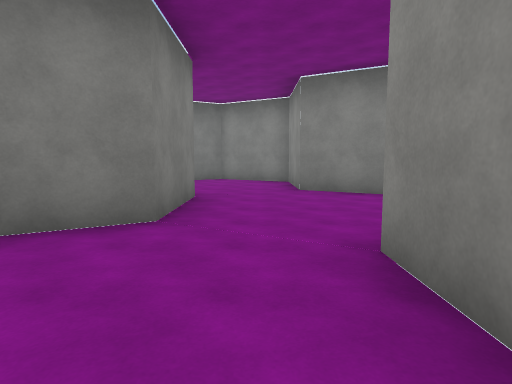
View 1 (above)

16 first-person views from a walk through a Unity game level. The camera is 1.5 m above the floor, tilts 6° down and sees 75° across. The floor is counted in squares, 2 m on a side. Each view is taken from the middle of a square. On the plan, view 1 faces up. The plan holds only what a view shows up to about 11 squares ahead; the rest is blank. The place goes on beyond the plan. The player is left out. Surface patterns are stand-ins for the level's own textures.

View 2
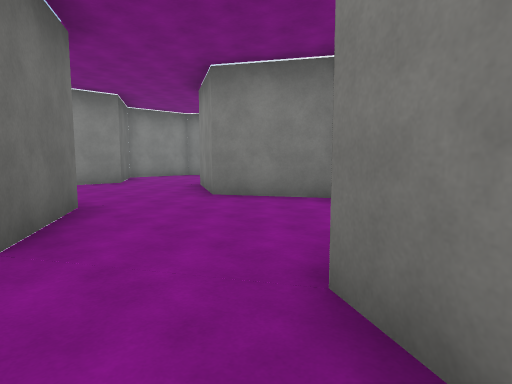

View 3
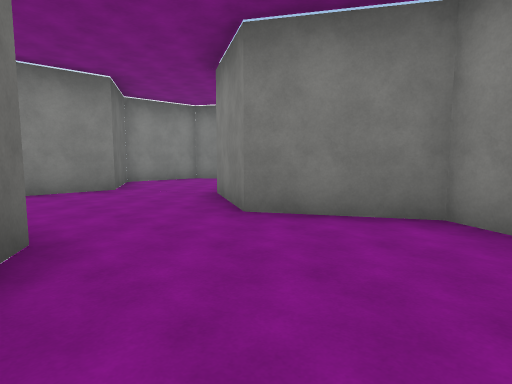

View 4
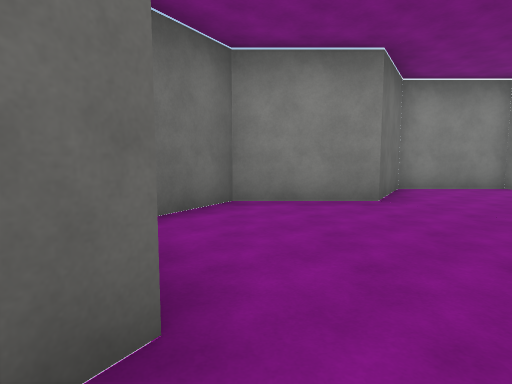

View 5
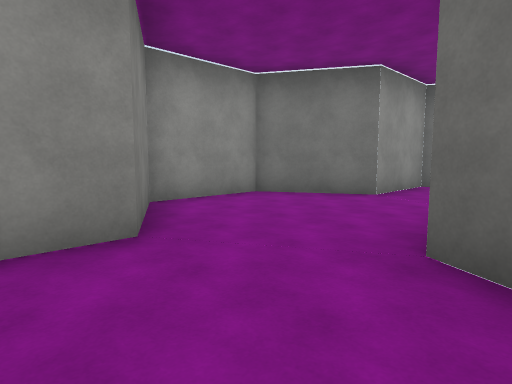

View 6
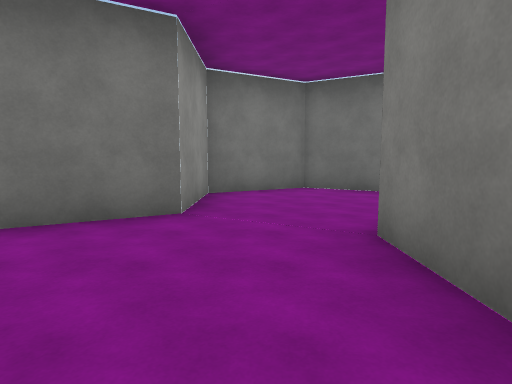

View 7
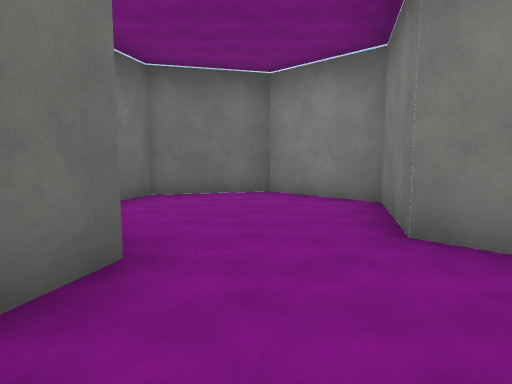

View 8
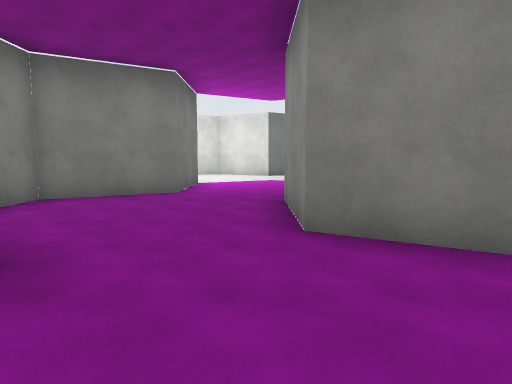

View 9
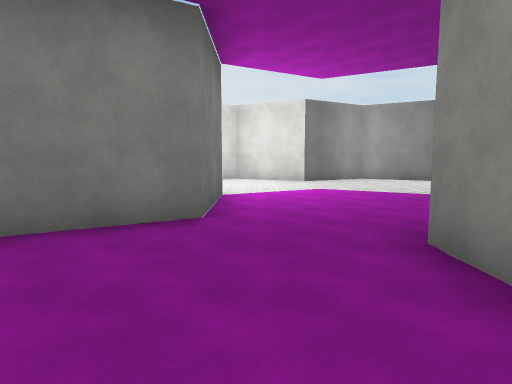

View 10
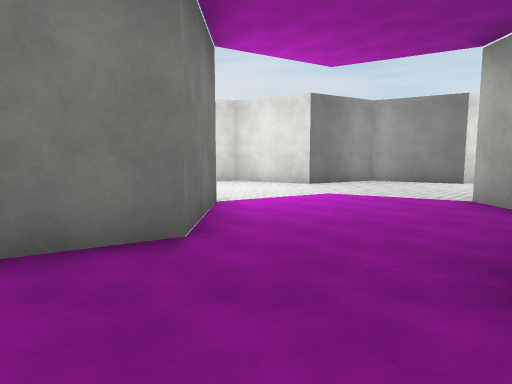

View 11
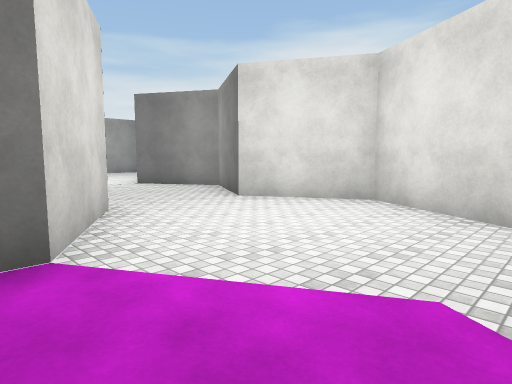

View 12
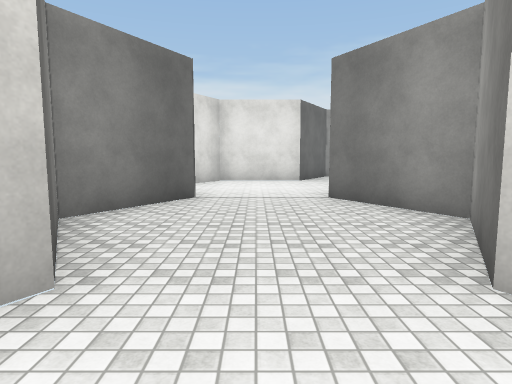

View 13
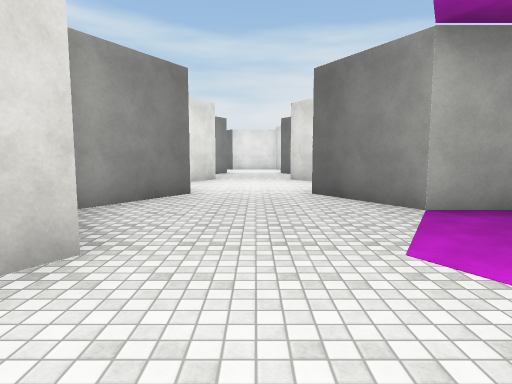

View 14
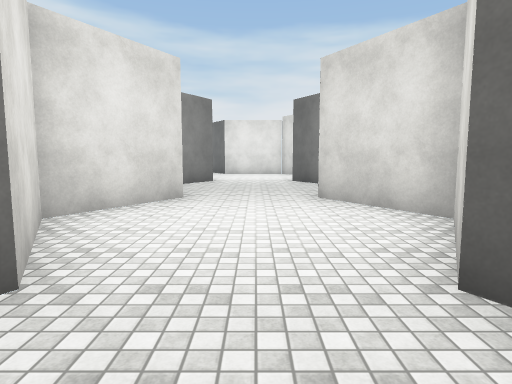

View 15
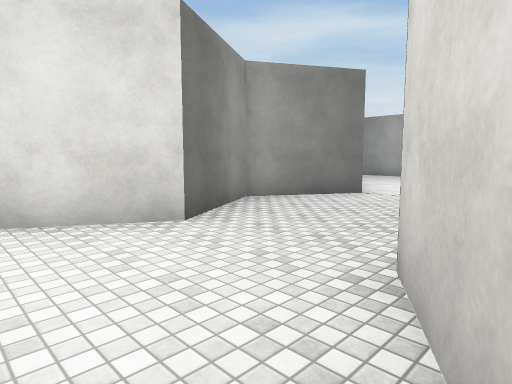

View 16
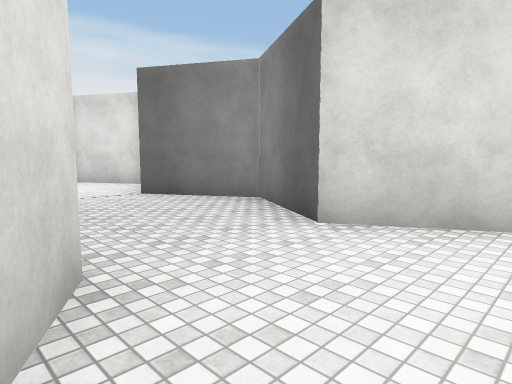

### Floor plan
Points are (right, up) in squares from view 1. A wall is a line through its corners. A room is listed if a view was taken in it or the views show most of it. See-through windows are left out.
Room 1 (view 1)
walls: (-1.2, 3.8) (-3.3, 2.6) (-3.3, 0.1) (-1.2, -1.1) (1, 0.1) (1, 2.6)
ways out: opening at (-1, 2.3) to room 2
Room 2 (views 2, 3, 4, 5, 6, 7, 8)
walls: (-3.4, 7.6) (-1.2, 6.4) (-1.2, 3.8); (-7.7, 10.1) (-7.7, 7.6) (-6.1, 6.7); (1, 2.6) (3.2, 3.9) (3.2, 6.3) (1, 7.6) (1, 10.1) (-1.2, 11.4) (-3.3, 10.1) (-5.5, 11.3)
ways out: opening at (-1, 2.3) to room 1; opening at (-6.5, 10) to room 3
Room 3 (views 9, 10)
walls: (-7.7, 15.1) (-9.8, 13.8) (-9.8, 11.4) (-7.7, 10.1); (-5.5, 11.3) (-5.5, 13.9)
ways out: opening at (-6.5, 10) to room 2; opening at (-6.5, 14.5) to room 4
Room 4 (views 11, 12, 13, 14, 15, 16)
walls: (-3.3, 16.4) (-3.3, 17.6) (-1.2, 18.8) (1, 17.6) (3.2, 18.8) (5.3, 17.6) (7.6, 18.9); (-14.2, 18.9) (-12, 17.6) (-9.8, 18.9) (-7.7, 17.6) (-7.7, 15.1); (7.5, 21.3) (5.3, 22.6) (3.2, 21.3) (1, 22.6) (-1.2, 21.3) (-3.3, 22.6) (-5.5, 21.3) (-7.7, 22.6) (-9.8, 21.4) (-12, 22.6) (-14.2, 21.3); (-18.5, 21.4) (-18.5, 18.9) (-17.5, 18.3)
ways out: opening at (-6.5, 14.5) to room 3; opening at (-17.5, 21.5)

Positions as (right, up) in squares from view 1, and headings:
1: (0, 0), facing up
2: (2, 6), facing up-left
3: (0, 7), facing up-left
4: (-2, 8), facing left
5: (-2, 9), facing down-right
6: (0, 7), facing down
7: (2, 5), facing down-left
8: (-6, 8), facing up
9: (-7, 11), facing up
10: (-7, 12), facing up
11: (-5, 17), facing up-left
12: (-8, 20), facing left
13: (-8, 20), facing right
14: (-3, 20), facing right
15: (1, 18), facing up-right
16: (1, 22), facing down-right
